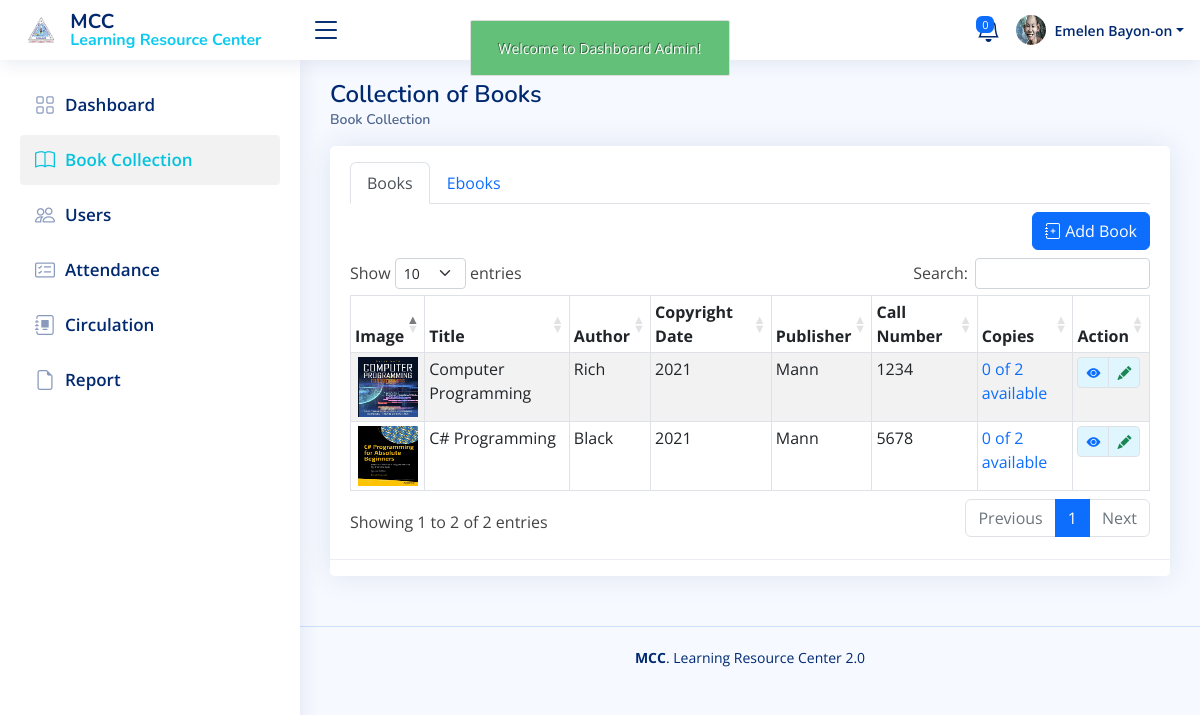
The page /admin/books.php (signed in) on the database as committed earlier.
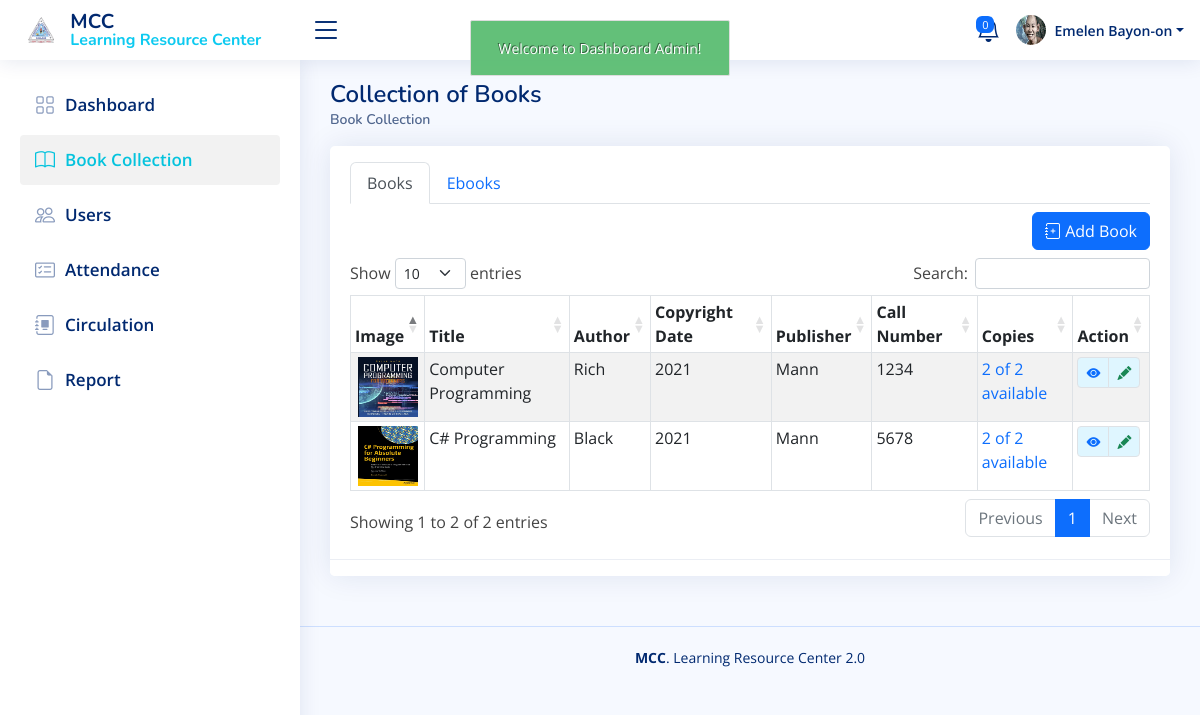
The same page on the database as committed later.
### tables this page shows
CREATE TABLE `book` (
  `book_id` int(11) NOT NULL,
  `call_number` varchar(50) NOT NULL,
  `accession_number` varchar(50) NOT NULL,
  `title` varchar(150) NOT NULL,
  `category_id` int(11) NOT NULL,
  `author` varchar(50) NOT NULL,
  `copyright_date` varchar(20) NOT NULL,
  `publisher` varchar(50) NOT NULL,
  `place_publication` varchar(50) NOT NULL,
  `isbn` varchar(50) NOT NULL,
  `barcode` varchar(50) NOT NULL,
  `book_image` varchar(100) NOT NULL,
  `date_added` datetime NOT NULL,
  `status` varchar(50) NOT NULL
);

### admin/books.php (the view, shortened to what the changed rows need)
<?php
include('authentication.php');
include('includes/header.php');
?>
<main id="main" class="main" data-aos="fade-down">
     <div class="pagetitle">
          <h1>Collection of Books</h1>
     </div>
     <section class="section">
          <div class="row">
               <div class="col-lg-12">
                    <div class="card">
                         <div class="card-body">
                              <div class="table-responsive mt-3">
                                   <div class="tab-content" id="myTabContent">
                                        <div class="tab-pane fade show active" id="books-tab-pane">
                                             <div class="table-responsive">
                                                  <table id="myDataTable"
                                                       class="table table-bordered table-striped table-sm">
                                                       <thead>
                                                            <tr>
                                                                 <th>Image</th>
                                                                 <th>Title</th>
                                                                 <th>Author</th>
                                                                 <th>Copyright Date</th>
                                                                 <th>Publisher</th>
                                                                 <th>Call Number</th>
                                                                 <th>Copies</th>
                                                                 <th>Action</th>
                                                            </tr>
                                                       </thead>
                                                       <tbody>
                                                       <?php
                                                       $query = "
                                                       SELECT
                                                            book.*,
                                                            COUNT(book.accession_number) AS copy_count,
                                                            SUM(CASE WHEN book.status = 'available' THEN 1 ELSE 0 END) AS available_count
                                                       FROM book
                                                       GROUP BY book.title
                                                       ORDER BY book.title DESC";
                                                       $query_run = mysqli_query($con, $query);
                                                       if (mysqli_num_rows($query_run)) {
                                                       foreach ($query_run as $book) {
                                                            ?>
                                                            <tr>
                                                                 <td>
                                                                      <center>
                                                                           <?php if ($book['book_image'] != ""): ?>
                                                                           <img src="../uploads/books_img/<?php echo $book['book_image']; ?>" alt="" width="60px" height="60px">
                                                                           <?php else: ?>
                                                                           <img src="../uploads/books_img/book_image.jpg" alt="" width="60px" height="60px">
                                                                           <?php endif; ?>
                                                                      </center>
                                                                 </td>
                                                                 <td><?=$book['title'];?></td>
                                                                 <td><?=$book['author'];?></td>
                                                                 <td><?=$book['copyright_date'];?></td>
                                                                 <td><?=$book['publisher'];?></td>
                                                                 <td><?=$book['call_number'];?></td>
                                                                 <td>
                                                                 <a href="book_views.php?title=<?= urlencode($book['title']); ?>&tab=copies" id="hover" class="text-primary" data-bs-toggle="tooltip" data-bs-placement="bottom" title="View Copies">
                                                                 <?= $book['available_count'];?> of <?= $book['copy_count'];?> available
                                                                 </a>
                                                                 </td>
                                                                 <td class=" justify-content-center">
                                                                      <div class="btn-group"
                                                                           style="background: #DFF6FF;  ">
                                                                           <a href="book_views.php?title=<?= urlencode($book['title']); ?>"
                                                                                name=""
                                                                                class="viewBookBtn btn btn-sm  border text-primary"
                                                                                data-bs-toggle="tooltip"
                                                                                data-bs-placement="bottom"
                                                                                title="View Book">
                                                                                <i class="bi bi-eye-fill"></i>
                                                                           </a>
                                                                           <a href="book_edit.php?title=<?= urlencode($book['title']); ?>"
                                                                                name="update_book"
                                                                                class="btn btn-sm  border text-success"
                                                                                data-bs-toggle="tooltip"
                                                                                data-bs-placement="bottom"
                                                                                title="Edit Book">
                                                                                <i class="bi bi-pencil-fill"></i>
                                                                           </a>
                                                                      </div>
                                                                 </td>
                                                            </tr>
                                                            <?php
                                                                 }
                                                            }
                                                            else
                                                            {
                                                                 echo "No records found";
                                                            }
                                                            ?>
                                                       </tbody>
                                                  </table>
                                             </div>
                                        </div>
                                   </div>
                              </div>
                         </div>
                    </div>
               </div>
          </div>
     </section>
</main>

Rows that differ between the two databases and show on the page:
changed book "Computer Programming": available_count "0" → "2"
changed book "C# Programming": available_count "0" → "2"
